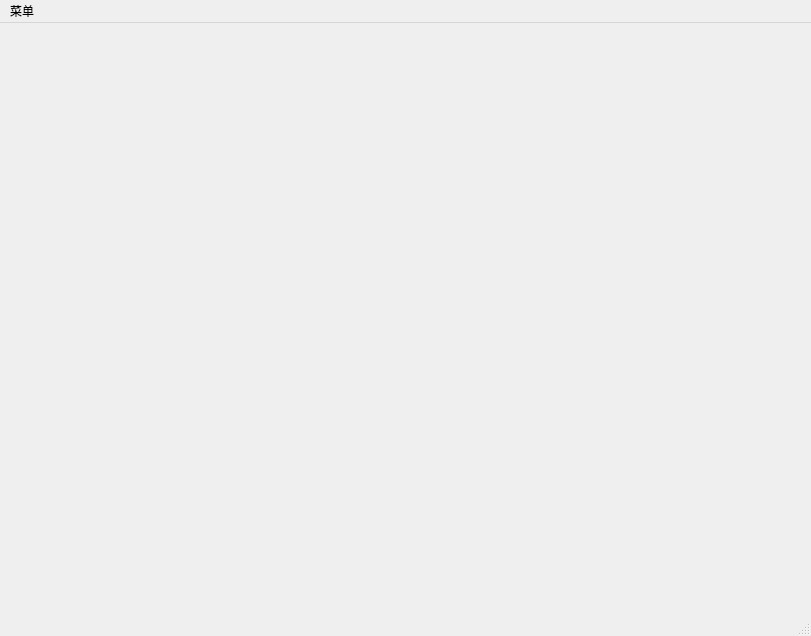
<?xml version="1.0" encoding="UTF-8"?>
<ui version="4.0">
 <class>MainWindow</class>
 <widget class="QMainWindow" name="MainWindow">
  <property name="geometry">
   <rect>
    <x>0</x>
    <y>0</y>
    <width>811</width>
    <height>636</height>
   </rect>
  </property>
  <property name="windowTitle">
   <string>MainWindow</string>
  </property>
  <widget class="QWidget" name="centralwidget"/>
  <widget class="QMenuBar" name="menubar">
   <property name="geometry">
    <rect>
     <x>0</x>
     <y>0</y>
     <width>811</width>
     <height>26</height>
    </rect>
   </property>
   <widget class="QMenu" name="menu">
    <property name="title">
     <string>菜单</string>
    </property>
   </widget>
   <addaction name="menu"/>
  </widget>
  <widget class="QStatusBar" name="statusbar"/>
 </widget>
 <resources/>
 <connections/>
</ui>
